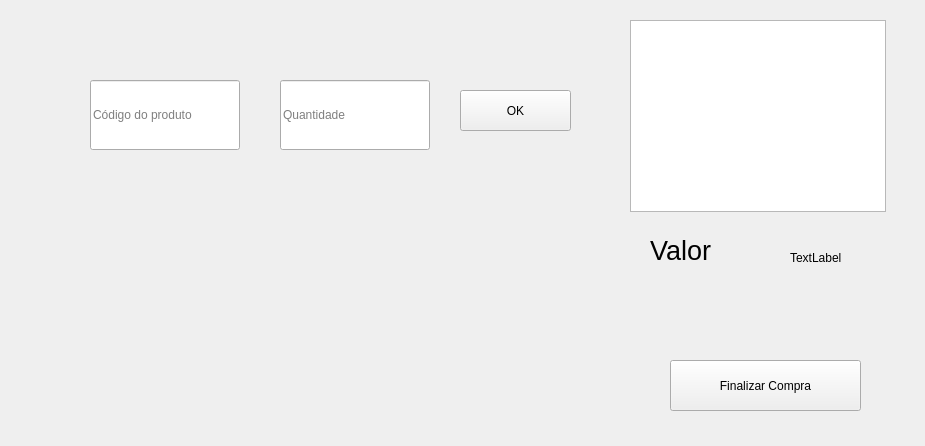
<?xml version="1.0" encoding="UTF-8"?>
<ui version="4.0">
 <class>MainWindow</class>
 <widget class="QMainWindow" name="MainWindow">
  <property name="geometry">
   <rect>
    <x>0</x>
    <y>0</y>
    <width>925</width>
    <height>446</height>
   </rect>
  </property>
  <property name="windowTitle">
   <string>MainWindow</string>
  </property>
  <widget class="QWidget" name="centralwidget">
   <widget class="QLineEdit" name="lineEdit_codigoProduto">
    <property name="geometry">
     <rect>
      <x>90</x>
      <y>80</y>
      <width>150</width>
      <height>70</height>
     </rect>
    </property>
    <property name="placeholderText">
     <string>Código do produto</string>
    </property>
   </widget>
   <widget class="QLineEdit" name="lineEdit_quantidadeProduto">
    <property name="geometry">
     <rect>
      <x>280</x>
      <y>80</y>
      <width>150</width>
      <height>70</height>
     </rect>
    </property>
    <property name="placeholderText">
     <string>Quantidade</string>
    </property>
   </widget>
   <widget class="QPushButton" name="pushButton_OK">
    <property name="geometry">
     <rect>
      <x>460</x>
      <y>90</y>
      <width>111</width>
      <height>41</height>
     </rect>
    </property>
    <property name="text">
     <string>OK</string>
    </property>
   </widget>
   <widget class="QLabel" name="valor">
    <property name="geometry">
     <rect>
      <x>650</x>
      <y>230</y>
      <width>81</width>
      <height>41</height>
     </rect>
    </property>
    <property name="font">
     <font>
      <pointsize>20</pointsize>
     </font>
    </property>
    <property name="text">
     <string>Valor </string>
    </property>
   </widget>
   <widget class="QLabel" name="valorAtualizado">
    <property name="geometry">
     <rect>
      <x>790</x>
      <y>250</y>
      <width>55</width>
      <height>16</height>
     </rect>
    </property>
    <property name="text">
     <string>TextLabel</string>
    </property>
   </widget>
   <widget class="QPushButton" name="pushButton_finalizarCompra">
    <property name="geometry">
     <rect>
      <x>670</x>
      <y>360</y>
      <width>191</width>
      <height>51</height>
     </rect>
    </property>
    <property name="text">
     <string>Finalizar Compra</string>
    </property>
   </widget>
   <widget class="QListWidget" name="listWidget">
    <property name="geometry">
     <rect>
      <x>630</x>
      <y>20</y>
      <width>256</width>
      <height>192</height>
     </rect>
    </property>
   </widget>
  </widget>
 </widget>
 <resources/>
 <connections/>
</ui>
